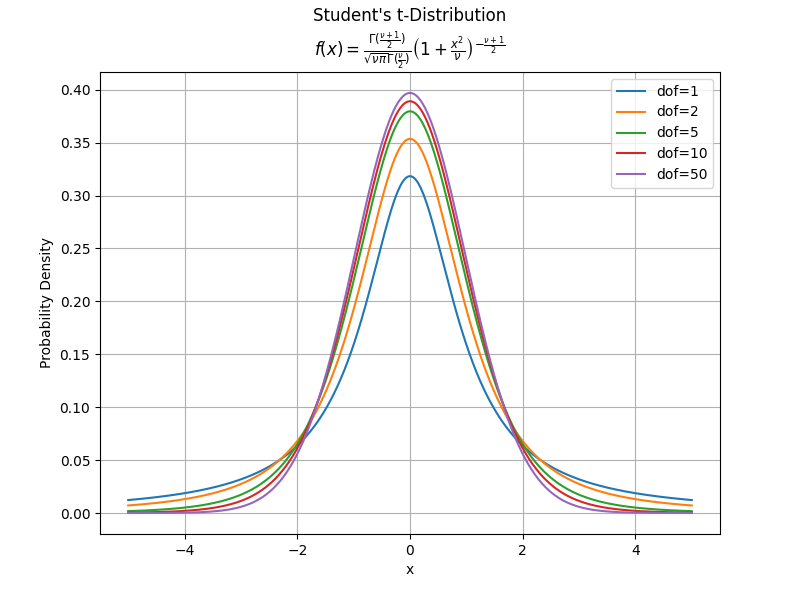

This chart was generated by the following Python code:
import numpy as np
import matplotlib.pyplot as plt
from scipy.stats import t

x = np.linspace(-5, 5, 500)
dof_values = [1, 2, 5, 10, 50]

plt.figure(figsize=(8, 6))
for dof in dof_values:
    plt.plot(x, t.pdf(x, dof), label=f'dof={dof}')

plt.title("Student's t-Distribution\n$f(x) = \\frac{\\Gamma(\\frac{\\nu+1}{2})}{\\sqrt{\\nu\\pi} \\Gamma(\\frac{\\nu}{2})} \\left(1 + \\frac{x^2}{\\nu}\\right)^{-\\frac{\\nu+1}{2}}$")
plt.xlabel('x')
plt.ylabel('Probability Density')
plt.grid(True)
plt.legend()
plt.savefig('plot.png')
plt.close()